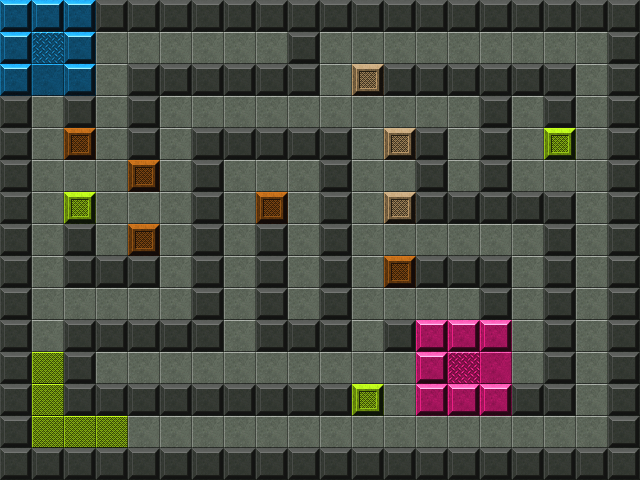

This game map was drawn from its Tiled (.tmx) file and the tilesets committed beside it. A one-line description and the trimmed map source follow:
An orthogonal 20x15 tile map with 32x32 px tiles, 1 tile layer (Tile Layer 1).

<map version="1.0" orientation="orthogonal" renderorder="right-down" width="20" height="15" tilewidth="32" tileheight="32" nextobjectid="6">
 <tileset firstgid="1" name="tiles" tilewidth="32" tileheight="32">
  <image source="./images/gridtiles.png" width="448" height="320" />
  <tile id="29">
   <properties>
    <property name="start" value="true" />
   </properties>
  </tile>
  <tile id="72">
   <properties>
    <property name="speed" value="200" />
   </properties>
  </tile>
  <tile id="99">
   <properties>
    <property name="goal" value="true" />
   </properties>
  </tile>
  <tile id="135">
   <properties>
    <property name="bonus" value="100" />
   </properties>
  </tile>
 </tileset>
 <layer name="Tile Layer 1" width="20" height="15">
  <data>[300 cells, 300 non-empty, 12 distinct tile ids]</data>
 </layer>
</map>
